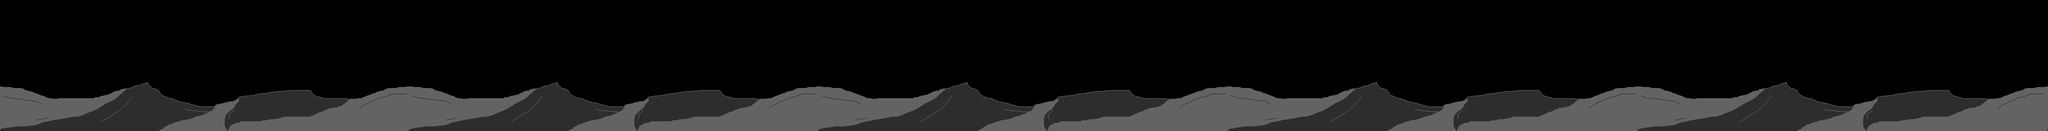

The image is a tile-based game level rendered from a .tmx file. Its description and source (layers, tilesets, objects; grid data summarised) follow:
An orthogonal 500x32 tile map with 16x16 px tiles, 1 tile layer (Layer1).

<map version="1.0" tiledversion="1.1.5" orientation="orthogonal" renderorder="right-down" width="500" height="32" tilewidth="16" tileheight="16" infinite="0" nextobjectid="1">
 <tileset firstgid="1" name="BgTile" tilewidth="16" tileheight="16" tilecount="1200" columns="100">
  <image source="Bkgd1600.png" width="1600" height="198" />
 </tileset>
 <layer name="Layer1" width="500" height="32">
  <data>[16000 cells, 6000 non-empty, 1200 distinct tile ids]</data>
 </layer>
</map>